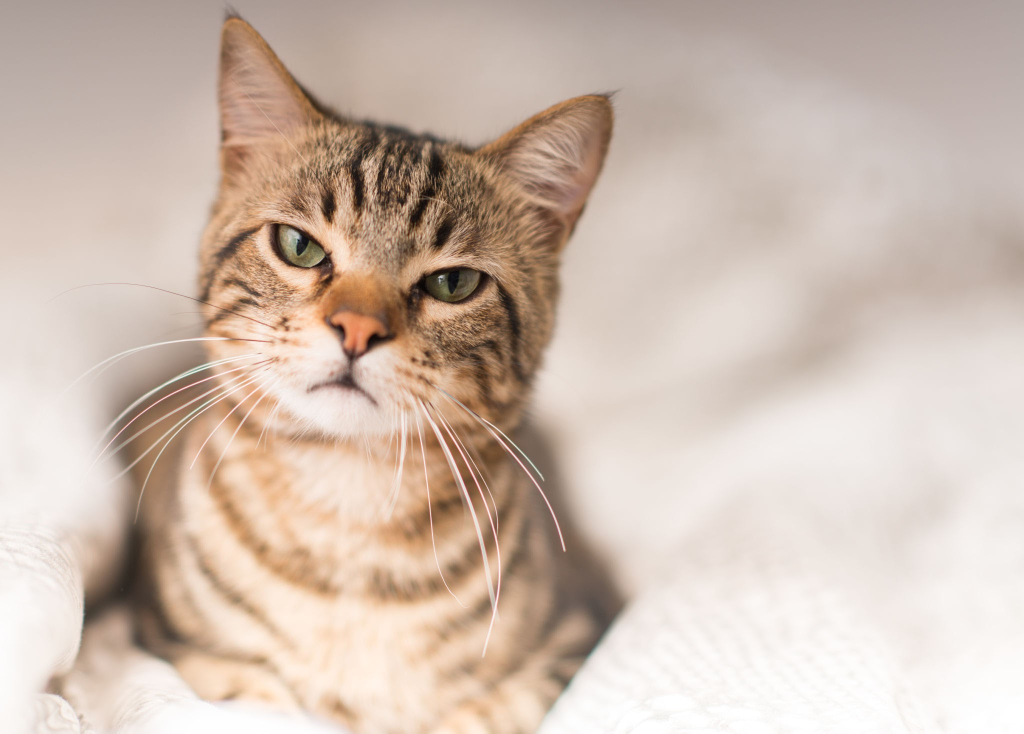
#> input picture Lab_2/cat.jpeg, 2048 x 1467 px (shown at 1/2 size)
$ python Second_lab_code.py
#> lines starting #> are read from the running program, lines starting #| are printed output that depends on the picture
import cv2
import numpy as np
import matplotlib.pyplot as plt
import math


def load_and_resize_image(image_path, size=(300, 300)):
#> called with image_path = 'cat.jpeg', size = (300, 300)
    image = cv2.imread('cat.jpeg')
#> image is the input picture: shape (1467, 2048, 3); mean B, G, R 176.1, 188.6, 206.7
    if image is None:
        raise ValueError(f"Ошибка при чтении изображения: {image_path}")
    resized_image = cv2.resize(image, size)
    return resized_image


def display_image(image, title="Изображение"):
    plt.imshow(cv2.cvtColor(image, cv2.COLOR_BGR2RGB))
    plt.title(title)
    plt.axis('off')


def compare_images(image1, image2, title1="Оригинальное изображение", title2="Результат"):
    plt.figure(figsize=(10, 5))
    plt.subplot(1, 2, 1)
    display_image(image1, title1)
    plt.subplot(1, 2, 2)
    display_image(image2, title2)
    plt.show()


def translate_image(image, tx, ty):
#> called with tx = 50, ty = 100
    rows, cols = image.shape[:2]
#> rows = 300; cols = 300
    M = np.float32([[1, 0, tx], [0, 1, ty]])
    return cv2.warpAffine(image, M, (cols, rows))


def reflect_image(image, axis=0):
#> called with axis = 1
    return cv2.flip(image, axis)


def scale_image(image, fx, fy):
#> called with fx = 2, fy = 2
    return cv2.resize(image, None, fx=fx, fy=fy, interpolation=cv2.INTER_CUBIC)
#> returned value: shape (600, 600, 3)


def rotate_image(image, angle, center=None, scale=1.0):
#> called with angle = 17, scale = 1
    rows, cols = image.shape[:2]
#> rows = 300; cols = 300
    if center is None:
        center = (cols / 2, rows / 2)
#> center = (150, 150)
    M = cv2.getRotationMatrix2D(center, angle, scale)
    return cv2.warpAffine(image, M, (cols, rows))
#> returned value: shape (300, 300, 3)


def affine_transform(image, src_points, dst_points):
    M = cv2.getAffineTransform(np.float32(src_points), np.float32(dst_points))
    rows, cols = image.shape[:2]
#> rows = 300; cols = 300
    return cv2.warpAffine(image, M, (cols, rows))


def perspective_transform(image, src_points, dst_points):
    M = cv2.getPerspectiveTransform(np.float32(src_points), np.float32(dst_points))
    rows, cols = image.shape[:2]
#> rows = 300; cols = 300
    return cv2.warpPerspective(image, M, (cols, rows))


def sinusoidal_distortion(image, amplitude, frequency):
#> called with amplitude = 20, frequency = 30
    rows, cols = image.shape[:2]
#> rows = 300; cols = 300
    u, v = np.meshgrid(np.arange(cols), np.arange(rows))
    u = u.astype(np.float32) + amplitude * np.sin(2 * np.pi * v.astype(np.float32) / frequency)
    v = v.astype(np.float32)
    return cv2.remap(image, u, v, cv2.INTER_LINEAR)
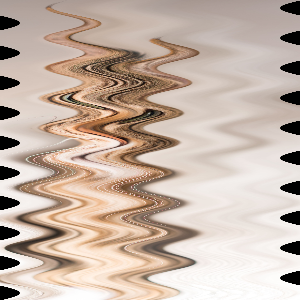
#> returned value: shape (300, 300, 3); mean of channels 0, 1, 2 167.2, 179.5, 197.3; drawn as B, G, R


def barrel_distortion(image, distortion_strength=0.0005):
#> called with distortion_strength = 0.0005
    rows, cols = image.shape[:2]
#> rows = 300; cols = 300
    # Координатная сетка для исходного изображения
    x = np.linspace(-cols / 2, cols / 2, cols)
#> x = 300 values from -150 to 150
    y = np.linspace(-rows / 2, rows / 2, rows)
    x, y = np.meshgrid(x, y)

    # Радиальное расстояние от центра изображения
    r = np.sqrt(x ** 2 + y ** 2)

    # Бочкообразное искажение
    k = distortion_strength  # Коэффициент искажения
    x_distorted = x * (1 + k * r ** 2)
    y_distorted = y * (1 + k * r ** 2)

    # Приведение координат обратно к диапазону изображения
    x_distorted = (x_distorted + cols / 2).astype(np.float32)
    y_distorted = (y_distorted + rows / 2).astype(np.float32)

    # Применение искажения к изображению
    distorted_image = cv2.remap(image, x_distorted, y_distorted, cv2.INTER_LINEAR)
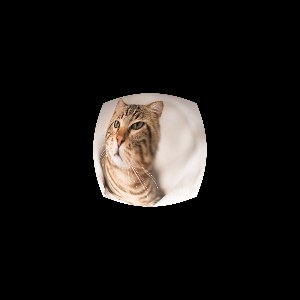
#> distorted_image: shape (300, 300, 3); mean B, G, R 20.1, 22, 24.7
    return distorted_image


image_path = "cat.jpeg"
original_image = load_and_resize_image(image_path)
translated_image = translate_image(original_image, tx=50, ty=100)
reflected_image = reflect_image(original_image, axis=1)
scaled_image = scale_image(original_image, fx=2, fy=2)
rotated_image = rotate_image(original_image, angle=17)
affine_transformed_image = affine_transform(original_image, src_points=[(50, 50), (200, 50), (50, 200)],
                                            dst_points=[(10, 100), (200, 50), (100, 250)])
perspective_transformed_image = perspective_transform(original_image,
                                                      src_points=[(0, 0), (300, 0), (300, 300), (0, 300)],
                                                      dst_points=[(0, 0), (300, 0), (280, 300), (20, 300)])
sinusoidal_image = sinusoidal_distortion(original_image, amplitude=20, frequency=30)
barrel_distorted_image = barrel_distortion(original_image, distortion_strength=0.0005)

# Сравнение оригинального изображения с преобразованными
compare_images(original_image, translated_image, "Оригинальное изображение", "Сдвиг")
compare_images(original_image, reflected_image, "Оригинальное изображение", "Отраженное изображение")
compare_images(original_image, scaled_image, "Оригинальное изображение", "Масштабирование")
compare_images(original_image, rotated_image, "Оригинальное изображение", "Поворот")
compare_images(original_image, affine_transformed_image, "Оригинальное изображение", "Афинное преобразование")
compare_images(original_image, perspective_transformed_image, "Оригинальное изображение", "Perspective Transformed")
compare_images(original_image, sinusoidal_image, "Оригинальное изображение", "Синусоидальная дисторсия")
compare_images(original_image, barrel_distorted_image, "Оригинальное изображение", "Бочкообразное искажение")
#> in compare_images (call 8), `plt.show()`:
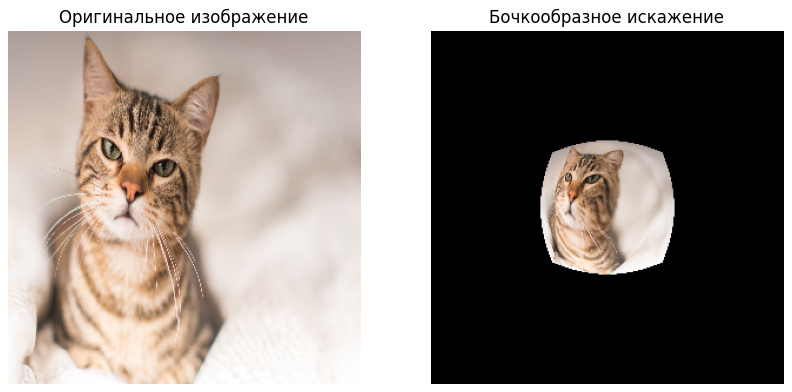
#> figure drawn by matplotlib, 2 panels


def split_image(image):
    # Функция для разделения изображения на верхнюю и нижнюю половину
    height = image.shape[0]
    top_part = image[:height // 2, :]
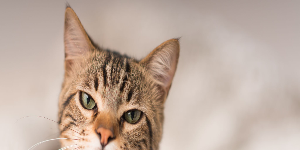
#> top_part: shape (150, 300, 3); mean B, G, R 159.2, 171.7, 191.2
    bottom_part = image[height // 2:, :]
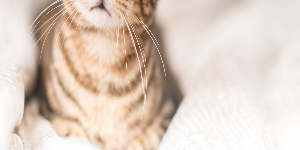
#> bottom_part: shape (150, 300, 3); mean B, G, R 192.8, 205.4, 222.1
    return top_part, bottom_part


def show_split_images(top_part, bottom_part):
    plt.subplot(1, 2, 1)
    plt.imshow(cv2.cvtColor(top_part, cv2.COLOR_BGR2RGB))
    plt.title('Верхняя часть')
    plt.axis('off')

    plt.subplot(1, 2, 2)
    plt.imshow(cv2.cvtColor(bottom_part, cv2.COLOR_BGR2RGB))
    plt.title('Нижняя часть')
    plt.axis('off')
    plt.show()
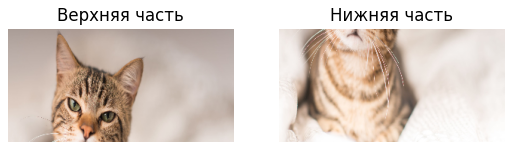
#> figure drawn by matplotlib, 2 panels


def stitch_images(top_part, bottom_part):
    template_size = 10
    template = top_part[-template_size:, :]
    result = cv2.matchTemplate(bottom_part, template, cv2.TM_CCOEFF)
#> result = 141 values, max 13368890 at index 0, min 3568686 at index 130, mean 8250435
    _, _, _, max_loc = cv2.minMaxLoc(result)
#> max_loc = (0, 0)


    combined_height = top_part.shape[0] + bottom_part.shape[0] - max_loc[1] - template_size
#> combined_height = 290
    combined_image = np.zeros((combined_height, top_part.shape[1], top_part.shape[2]), dtype=np.uint8)
    combined_image[:top_part.shape[0], :] = top_part
    combined_image[top_part.shape[0]:, :] = bottom_part[max_loc[1] + template_size:, :]
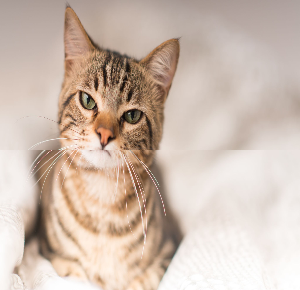
#> combined_image: shape (290, 300, 3); mean B, G, R 175.9, 188.4, 206.5

    return combined_image


def show_combined_image(combined_image):
    plt.imshow(cv2.cvtColor(combined_image, cv2.COLOR_BGR2RGB))
    plt.title('Склеенное изображение')
    plt.axis('off')
    plt.show()


top_part, bottom_part = split_image(original_image)
show_split_images(top_part, bottom_part)
combined_image = stitch_images(top_part, bottom_part)
show_combined_image(combined_image)

$ run again, with Lab_2/1.png saved as Lab_2/cat.jpeg
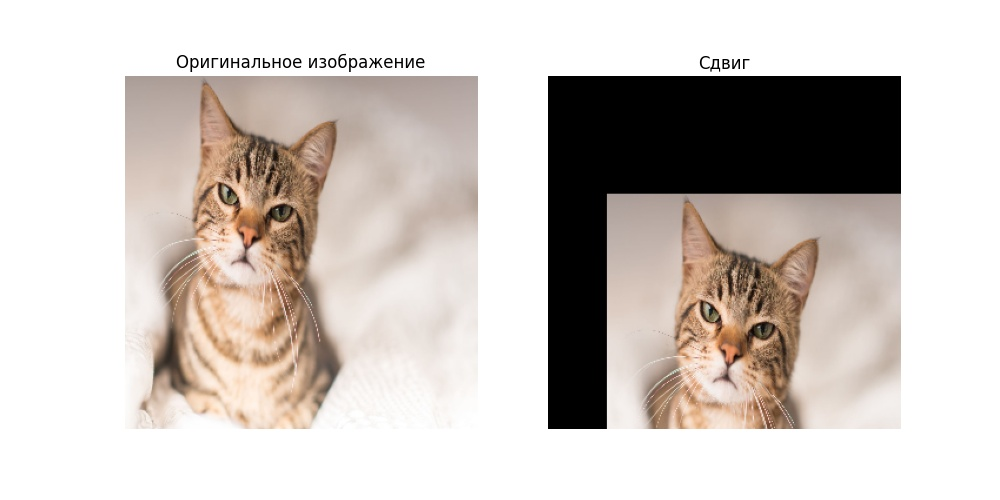
#> input picture Lab_2/1.png, 1000 x 500 px
#> in load_and_resize_image, image is the input picture: shape (500, 1000, 3); mean B, G, R 193.2, 198.3, 205.7
#> in show_split_images, `plt.show()`:
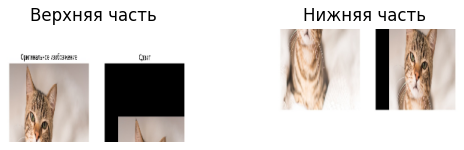
#> figure drawn by matplotlib, 2 panels
#> result = 141 values, max 36651752 at index 0, min -23 at index 110, mean 24439988
#> max_loc = (0, 0)
#> combined_height = 290
#> in stitch_images, `combined_image[top_part.shape[0]:, :] = bottom_part[max_loc[1] + templ..`:
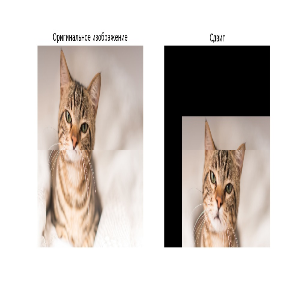
#> combined_image: shape (290, 300, 3); mean B, G, R 193.6, 198.5, 205.7

$ run again, with Lab_2/10.png saved as Lab_2/cat.jpeg
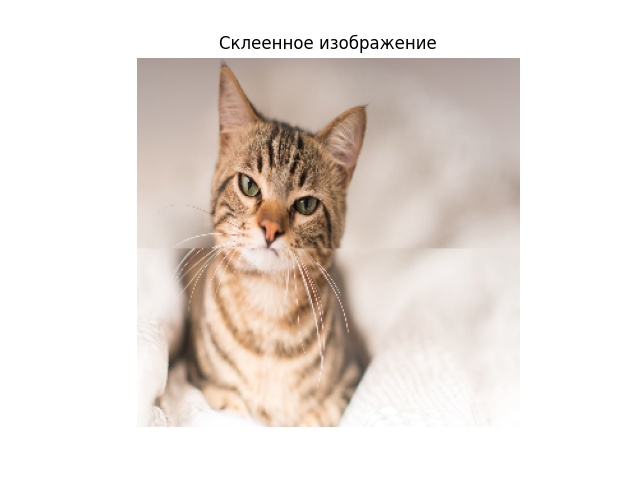
#> input picture Lab_2/10.png, 640 x 480 px
#> in load_and_resize_image, image is the input picture: shape (480, 640, 3); mean B, G, R 217.7, 223.5, 231.8
#> in show_split_images, `plt.show()`:
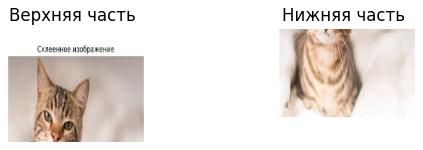
#> figure drawn by matplotlib, 2 panels
#> result = 141 values, max 16666745 at index 20, min -5 at index 121, mean 9813853
#> max_loc = (0, 20)
#> combined_height = 270
#> in stitch_images, `combined_image[top_part.shape[0]:, :] = bottom_part[max_loc[1] + templ..`:
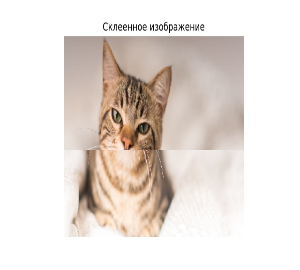
#> combined_image: shape (270, 300, 3); mean B, G, R 218.2, 223.8, 231.9

$ run again, with Lab_2/2.png saved as Lab_2/cat.jpeg
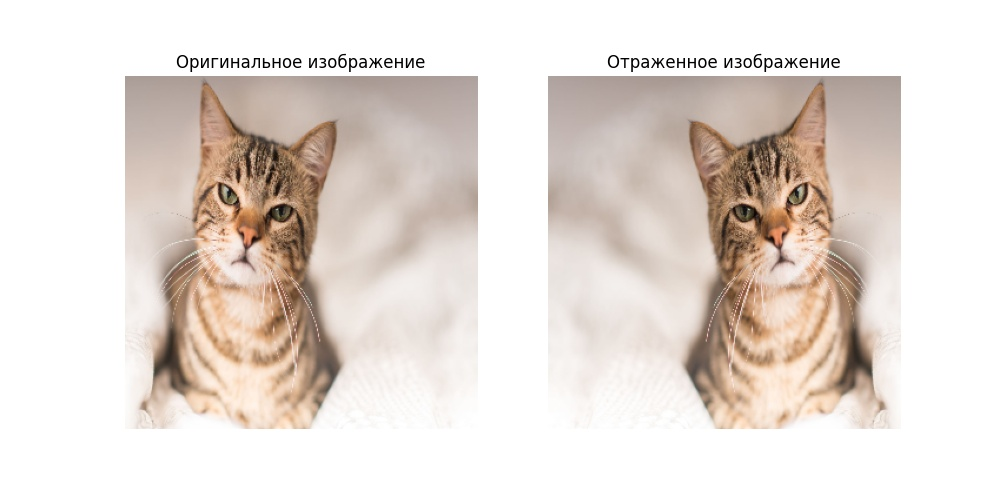
#> input picture Lab_2/2.png, 1000 x 500 px
#> in load_and_resize_image, image is the input picture: shape (500, 1000, 3); mean B, G, R 214.5, 220.7, 229.7
#> result = 141 values, max 16372230 at index 0, min -61 at index 135, mean 8789696
#> max_loc = (0, 0)
#> combined_height = 290
#> in stitch_images, `combined_image[top_part.shape[0]:, :] = bottom_part[max_loc[1] + templ..`:
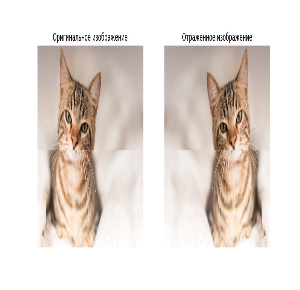
#> combined_image: shape (290, 300, 3); mean B, G, R 214.8, 221, 229.9
